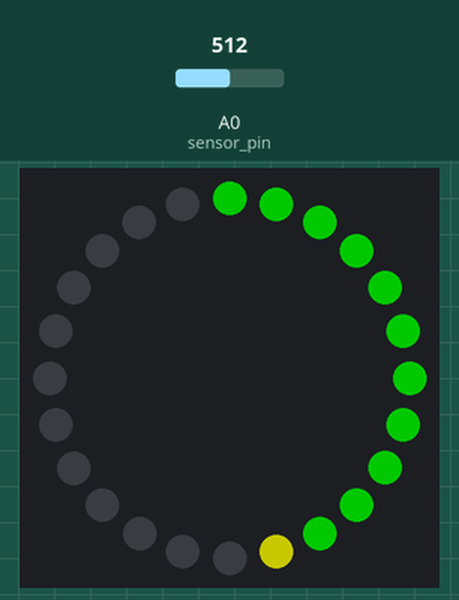
Recording of a sketch running on a simulated Arduino Uno, built with avr-gcc and run on an emulated ATmega328P. Parts: 24 RGB LEDs in a ring, first at the top, clockwise. Inputs (shaded band) come from the test bench; at power-on: A0 (sensor_pin) = 512. Dim RGB values are drawn brighter than linear.

Above: at 1.2 s.
1.3 s: A0 (sensor_pin) set to 306
At 1.9 s:
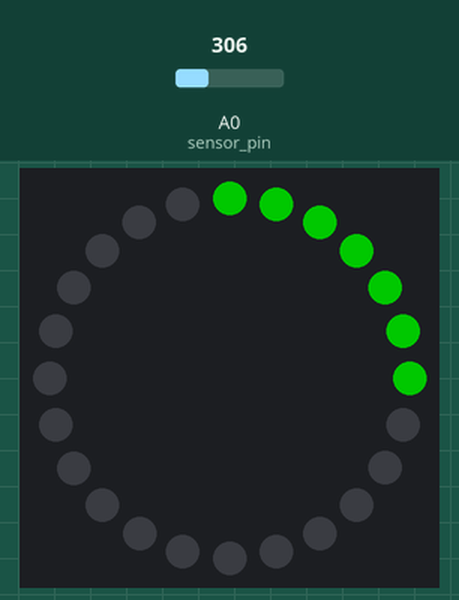
2.8 s: A0 (sensor_pin) set to 900
At 4.2 s:
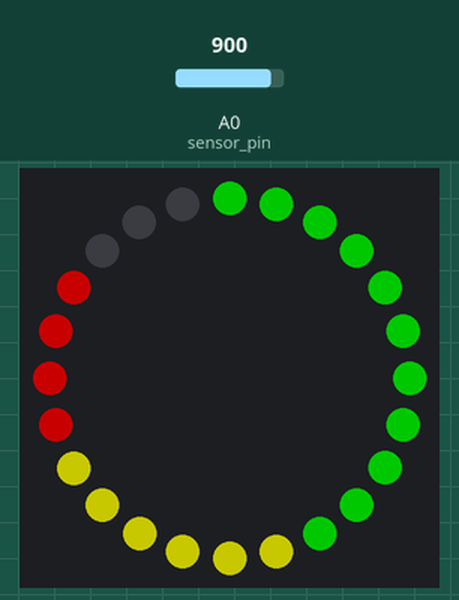
4.6 s: A0 (sensor_pin) set to 1023
At 5.6 s:
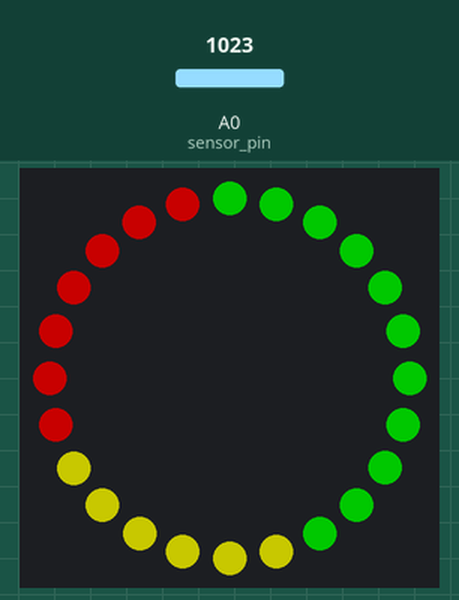
6.4 s: A0 (sensor_pin) set to 511
At 7.4 s:
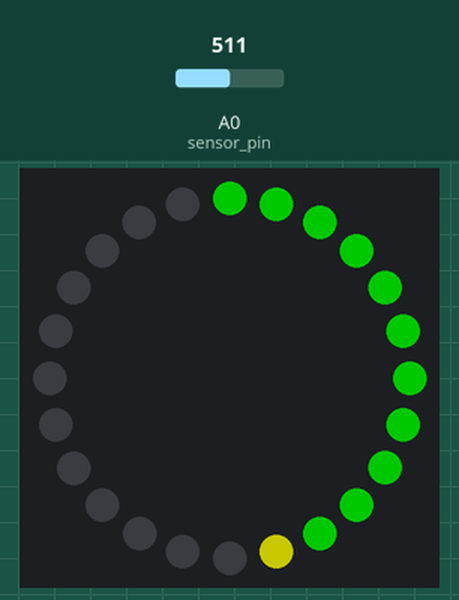
8.0 s: A0 (sensor_pin) set to 6
At 9.1 s:
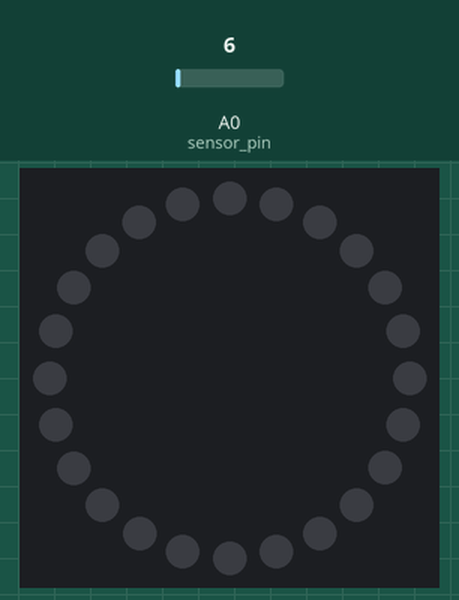
Timing chart, 0 to 10.5 s (numbered marks = the images above; inputs shaded):
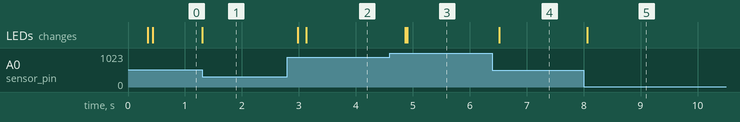

The sketch:

neopixel_soilmoisture.ino
```cpp
#include <Adafruit_NeoPixel.h>

const byte neoPin = 10;
const byte neoPixels = 24;
byte neoBright = 100;
Adafruit_NeoPixel ring = Adafruit_NeoPixel(neoPixels, neoPin, NEO_GRB);
int sensor_pin = A0;
int output_value ;
int pixelValue;
int lastPixelValue = 100;

void setup() {
  // put your setup code here, to run once:
  ring.begin();
  ring.setBrightness(neoBright);
  ring.show();
  Serial.begin(9600);
}


void emptyRing(){
  for(int i = neoPixels; i>0; i--){
    ring.setPixelColor(i, ring.Color(0,0,0));
    ring.show();
    delay(30);
  }
}


void setColor( int stopPixel){
  if (stopPixel < lastPixelValue){
    for (int i = stopPixel; i < lastPixelValue; i++){
      ring.setPixelColor(i, ring.Color(0,0,0));
      ring.show();
    }
  }
  else{
    int r = 0;
    int g = 255;
    int b = 0;
    for(int j= 0; j<stopPixel; j++){
      if (j > 10){
        r = 255;
        g = 255;
        b = 0;
      }
      if (j > 16){
        r= 255;
        g= 0;
        b=0;
      }
    ring.setPixelColor(j, ring.Color(r, g, b));
    ring.show();
    delay(10);
    }
   }
  lastPixelValue = stopPixel;
}

void loop() {
   output_value= analogRead(sensor_pin);
   output_value = map(output_value,1024,0,0,100);
   pixelValue = map(output_value, 100, 0, 0, 24);
   setColor(pixelValue);
   delay(200);
}
```

Measured:
- after the input at 1.3 s, the LEDs: change at once (image 1)
- after the input at 2.8 s, the LEDs: first change after 0.18 s (image 2 shows a later state)
- after the input at 4.6 s, the LEDs: first change after 0.27 s (image 3 shows a later state)
- after the input at 6.4 s, the LEDs: change after 0.12 s (image 4)
- after the input at 8.0 s, the LEDs: change after 0.06 s (image 5)
